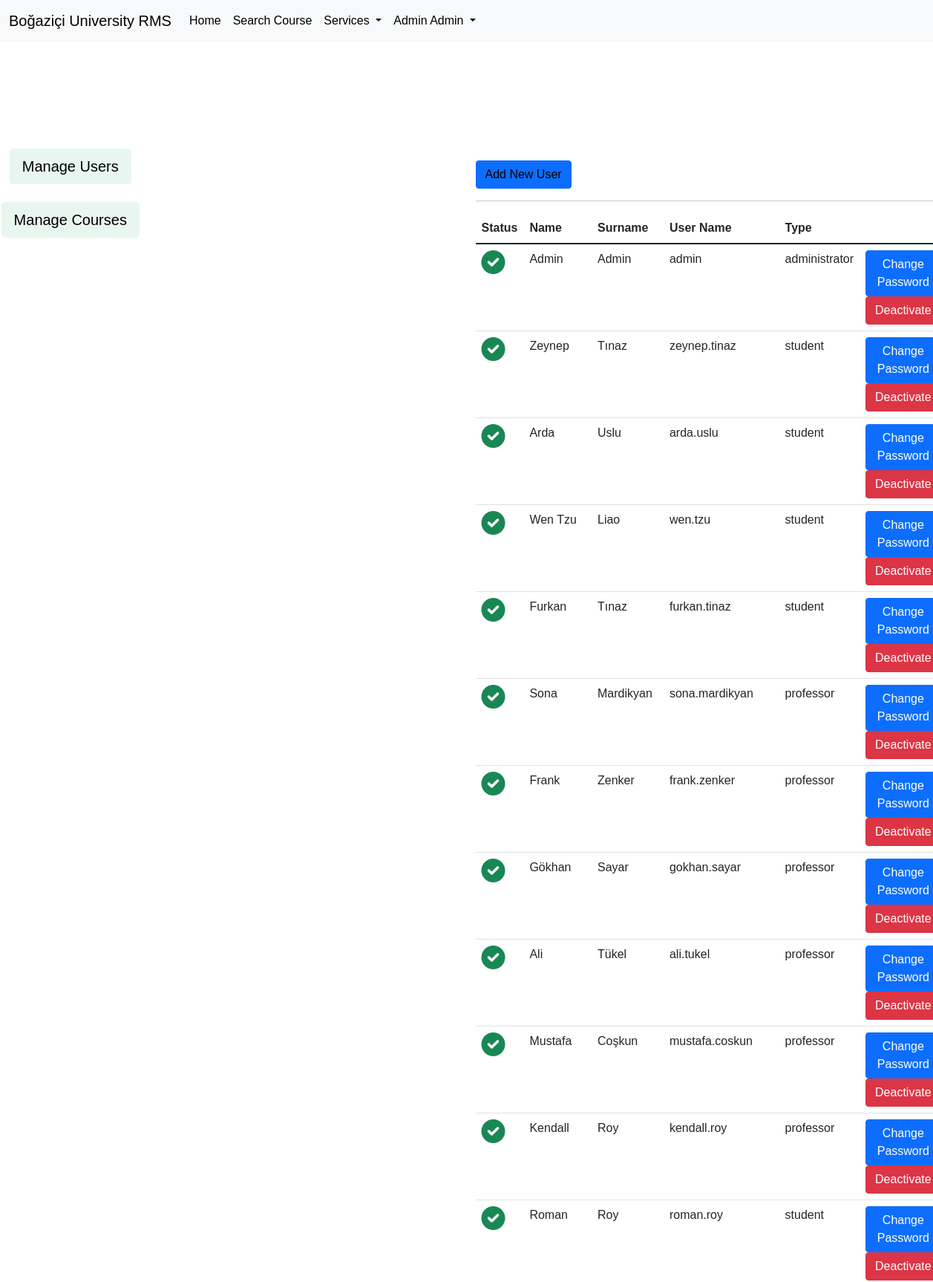
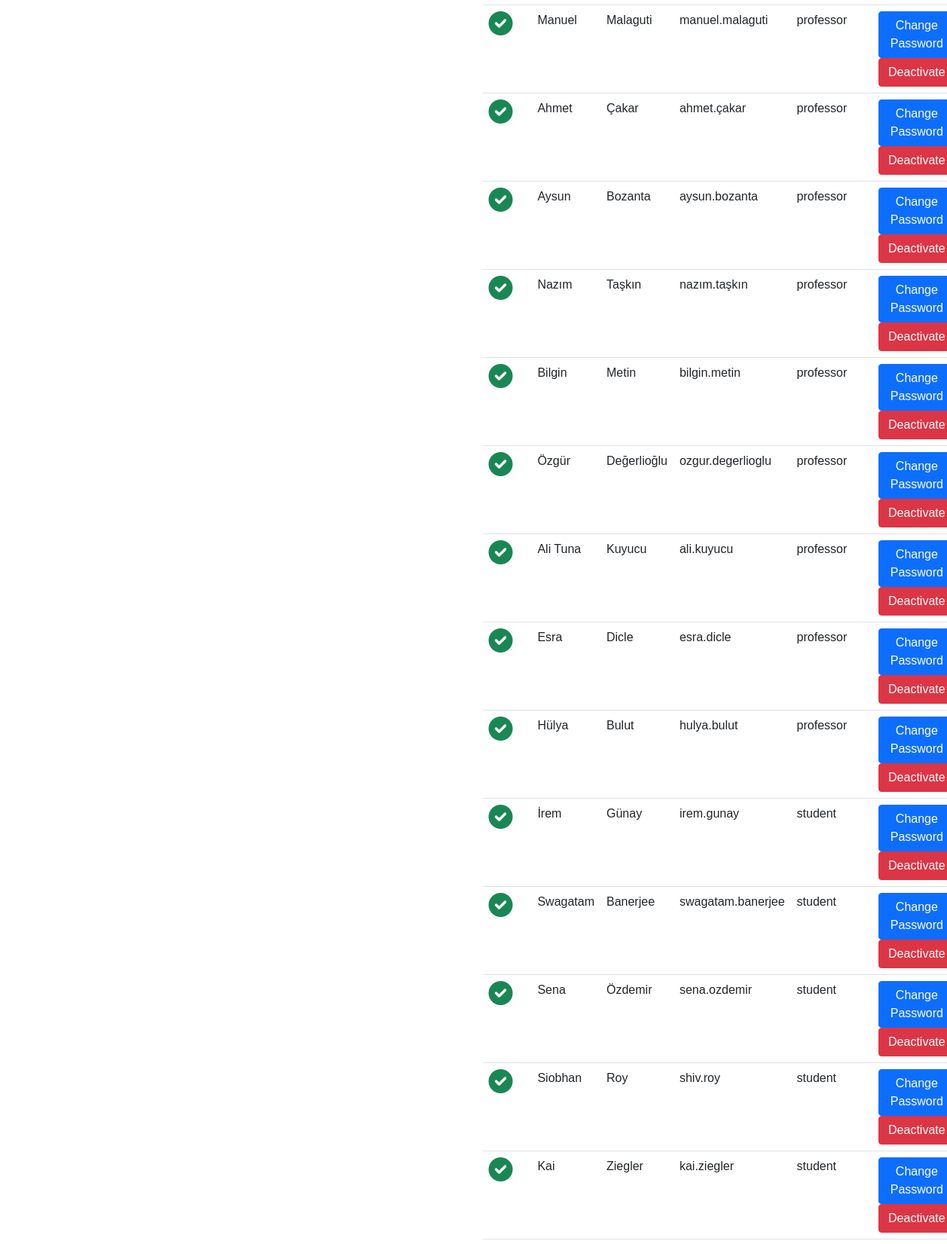
The page /manage-users.php (signed in, upper part) on the database its author committed (2 pictures, top to bottom).
### tables this page shows
CREATE TABLE `users` (
  `uid` int(11) NOT NULL,
  `fname` varchar(100) NOT NULL,
  `surname` varchar(100) NOT NULL,
  `uname` varchar(100) NOT NULL,
  `upass` varchar(100) NOT NULL,
  `utype` varchar(100) NOT NULL,
  `status` int(11) NOT NULL DEFAULT 1
);

### config.php (called while the page is built, shortened)
<?php
$db = new PDO("mysql:host=localhost;dbname=RMS;charset=utf8", "root", "");
if (isset($_SESSION['uname'])){
    $uname = $_SESSION["uname"];
    $user_search = $db->prepare("SELECT * FROM users WHERE uname = :uname");
    $user_search->execute([
        'uname' => $uname
    ]);
    $user_detail = $user_search->fetch(PDO::FETCH_ASSOC);
    function user_detail($column){
        global $user_detail;
        return $user_detail[$column];
    }
}

### manage-users.php (the view, shortened to what this page needs)
<?php
include("config.php");
?>
<!doctype html>
<html lang="en">
<head>
    <link href="https://cdn.jsdelivr.net/npm/bootstrap@5.1.3/dist/css/bootstrap.min.css" rel="stylesheet">
    <link href="styles.css" rel="stylesheet">
    <link rel="stylesheet" href="https://cdnjs.cloudflare.com/ajax/libs/font-awesome/6.0.0-beta3/css/all.min.css">
</head>
<body>
<?php
    include("header.php");
?>
<div class="row">
    <div class="col-lg-6">
        <?php
            include("navbar.php");
        ?>
    </div>
    <div class="col-lg-6">
        <a href="add-new-user.php" class="btn btn-primary" style="margin-top: 10rem;">Add New User</a>
        <hr>
        <table class="table">
            <thead>
                <tr>
                    <th>Status</th>
                    <th>Name</th>
                    <th>Surname</th>
                    <th>User Name</th>
                    <th>Type</th>
                    <th></th>
                </tr>
            </thead>
            <tbody>
            <?php
                $users_search = $db->prepare("SELECT * FROM users ORDER BY status DESC");
                $users_search->execute();
                $users = $users_search->fetchAll(PDO::FETCH_ASSOC);
                foreach ($users as $row):
            ?>
            <tr>
                <td>
                    <?php
                        if ($row['status'] == 1):
                    ?>
                    <i class="fas fa-check-circle fa-2x text-success"></i>
                    <?php
                        endif;
                    ?>
                </td>
                <td><?=$row['fname'] ?></td>
                <td><?=$row['surname'] ?></td>
                <td><?=$row['uname'] ?></td>
                <td><?=$row['utype'] ?></td>
                <td>
                    <?php
                        if ($row['status'] == 1):
                    ?>
                    <a href="change-password-2.php?uid=<?=$row['uid'] ?>" class="btn btn-primary text-white">Change Password</a>
                    <a onclick="return confirm('Are you sure you want to deactivate this user?');" href="delete-user.php?uid=<?=$row['uid'] ?>" class="btn btn-danger text-white">Deactivate</a>
                    <?php
                        endif;
                    ?>
                </td>
            </tr>
            <?php
                endforeach;
            ?>
            </tbody>
        </table>
    </div>
</div>
</body>
    </html><?php

### header.php (shortened to what this page needs)
<nav class="navbar navbar-expand-lg navbar-light bg-light">
    <div class="container-fluid">
        <a class="navbar-brand" href="index.php">Boğaziçi University RMS</a>
        <div class="collapse navbar-collapse" id="navbarSupportedContent">
            <ul class="navbar-nav me-auto mb-2 mb-lg-0">
                <li class="nav-item">
                    <a class="nav-link active" aria-current="page" href="#">Home</a>
                </li>
                <li class="nav-item">
                    <a class="nav-link" href="#">Search Course</a>
                </li>
                <li class="nav-item dropdown">
                    <a class="nav-link dropdown-toggle" href="#" id="navbarDropdown" role="button" data-bs-toggle="dropdown" aria-expanded="false">
                        Services
                    </a>
                </li>
                <li class="nav-item dropdown">
                    <a class="nav-link dropdown-toggle" href="#" id="navbarDropdown" role="button" data-bs-toggle="dropdown" aria-expanded="false">
                        <?=user_detail('fname') . " " . user_detail('surname') ?>
                    </a>
                </li>
            </ul>
        </div>
    </div>
</nav>

### styles.css (style rules this page uses)
a { text-decoration: none !important; color: black !important; }

### manage-users.php (style rules this page uses)
a { text-decoration: none !important; color: black !important; }
body { font-family: "Poppins", sans-serif; height: 100vh; }
a { color: #92badd; display:inline-block; text-decoration: none; font-weight: 400; }
* { box-sizing: border-box; }

### rows shown on the page
users: fname "Admin", surname "Admin", status 1 (drawn), uname "admin", utype "administrator"
users: status 1 (drawn), fname "Zeynep", surname "Tınaz", uname "zeynep.tinaz", utype "student"
users: status 1 (drawn), fname "Arda", surname "Uslu", uname "arda.uslu", utype "student"
users: status 1 (drawn), fname "Wen Tzu", surname "Liao", uname "wen.tzu", utype "student"
users: status 1 (drawn), fname "Furkan", surname "Tınaz", uname "furkan.tinaz", utype "student"
users: status 1 (drawn), fname "Sona", surname "Mardikyan", uname "sona.mardikyan", utype "professor"
users: status 1 (drawn), fname "Frank", surname "Zenker", uname "frank.zenker", utype "professor"
users: status 1 (drawn), fname "Gökhan", surname "Sayar", uname "gokhan.sayar", utype "professor"
users: status 1 (drawn), fname "Ali", surname "Tükel", uname "ali.tukel", utype "professor"
users: status 1 (drawn), fname "Mustafa", surname "Coşkun", uname "mustafa.coskun", utype "professor"
users: status 1 (drawn), fname "Kendall", surname "Roy", uname "kendall.roy", utype "professor"
users: status 1 (drawn), fname "Roman", surname "Roy", uname "roman.roy", utype "student"
users: status 1 (drawn), fname "Manuel", surname "Malaguti", uname "manuel.malaguti", utype "professor"
users: status 1 (drawn), fname "Ahmet", surname "Çakar", uname "ahmet.çakar", utype "professor"
users: status 1 (drawn), fname "Aysun", surname "Bozanta", uname "aysun.bozanta", utype "professor"
users: status 1 (drawn), fname "Nazım", surname "Taşkın", uname "nazım.taşkın", utype "professor"
users: status 1 (drawn), fname "Bilgin", surname "Metin", uname "bilgin.metin", utype "professor"
users: status 1 (drawn), fname "Özgür", surname "Değerlioğlu", uname "ozgur.degerlioglu", utype "professor"
users: status 1 (drawn), fname "Ali Tuna", surname "Kuyucu", uname "ali.kuyucu", utype "professor"
users: status 1 (drawn), fname "Esra", surname "Dicle", uname "esra.dicle", utype "professor"
users: status 1 (drawn), fname "Hülya", surname "Bulut", uname "hulya.bulut", utype "professor"
users: status 1 (drawn), fname "İrem", surname "Günay", uname "irem.gunay", utype "student"
users: status 1 (drawn), fname "Swagatam", surname "Banerjee", uname "swagatam.banerjee", utype "student"
users: status 1 (drawn), fname "Sena", surname "Özdemir", uname "sena.ozdemir", utype "student"
users: status 1 (drawn), fname "Siobhan", surname "Roy", uname "shiv.roy", utype "student"
users: status 1 (drawn), fname "Kai", surname "Ziegler", uname "kai.ziegler", utype "student"
